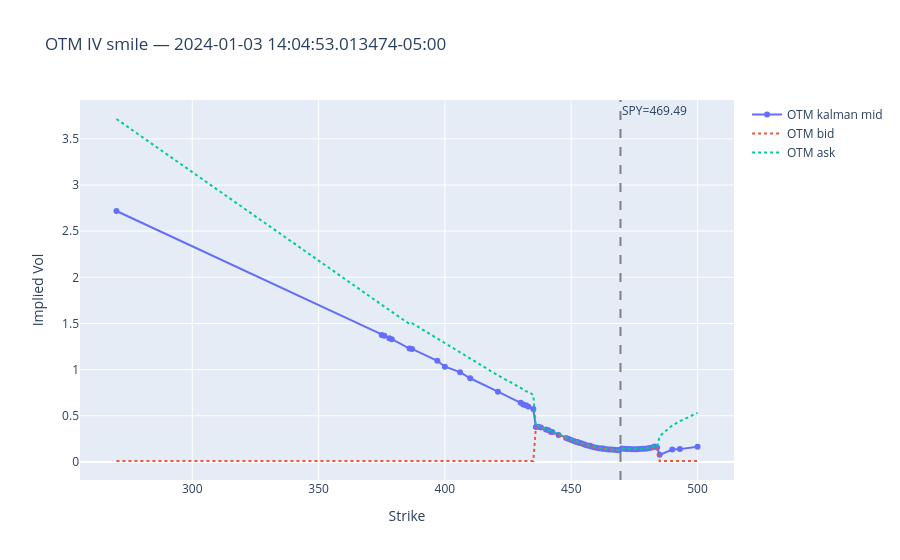

The code cell stored with this chart in its notebook:
### Code cell
spy_mid = df_spy.filter(pl.col("ts_ns") <= snapshot_ts)["price"][-1]

otm_strikes = sorted(set(strikes_C) | set(strikes_P))
otm_mid, otm_bid, otm_ask = [], [], []

for k in otm_strikes:
    K_int = int(k)
    has_C = f"kalman_iv_{K_int}_C" in row.columns
    has_P = f"kalman_iv_{K_int}_P" in row.columns

    bid_C = row[f"bid_iv_{K_int}_C"][0] if has_C else None
    ask_C = row[f"ask_iv_{K_int}_C"][0] if has_C else None
    bid_P = row[f"bid_iv_{K_int}_P"][0] if has_P else None
    ask_P = row[f"ask_iv_{K_int}_P"][0] if has_P else None

    if has_C and has_P and None not in (bid_C, ask_C, bid_P, ask_P):
        i_bid = max(bid_C, bid_P)
        i_ask = min(ask_C, ask_P)
        if i_bid <= i_ask:
            # spreads overlap → use intersection
            otm_bid.append(i_bid)
            otm_ask.append(i_ask)
            otm_mid.append((i_bid + i_ask) / 2)
        else:
            # no overlap → use OTM leg
            if k > spy_mid:
                otm_bid.append(bid_C)
                otm_ask.append(ask_C)
                otm_mid.append(row[f"kalman_iv_{K_int}_C"][0])
            else:
                otm_bid.append(bid_P)
                otm_ask.append(ask_P)
                otm_mid.append(row[f"kalman_iv_{K_int}_P"][0])
    elif has_C and None not in (bid_C, ask_C):
        otm_bid.append(bid_C)
        otm_ask.append(ask_C)
        otm_mid.append(row[f"kalman_iv_{K_int}_C"][0])
    elif has_P and None not in (bid_P, ask_P):
        otm_bid.append(bid_P)
        otm_ask.append(ask_P)
        otm_mid.append(row[f"kalman_iv_{K_int}_P"][0])
    else:
        otm_bid.append(None)
        otm_ask.append(None)
        otm_mid.append(None)

fig = go.Figure()
fig.add_trace(go.Scatter(x=otm_strikes, y=otm_mid, mode="lines+markers", name="OTM kalman mid"))
fig.add_trace(
    go.Scatter(x=otm_strikes, y=otm_bid, mode="lines", name="OTM bid", line=dict(dash="dot"))
)
fig.add_trace(
    go.Scatter(x=otm_strikes, y=otm_ask, mode="lines", name="OTM ask", line=dict(dash="dot"))
)
fig.add_vline(x=spy_mid, line_dash="dash", line_color="gray", annotation_text=f"SPY={spy_mid:.2f}")
fig.update_layout(
    title=f"OTM IV smile — {snapshot_ts}",
    xaxis_title="Strike",
    yaxis_title="Implied Vol",
)
fig.show()

### Figure 1 — Plotly figure (JSON) as saved in the notebook; plotly's stock layout.template omitted (floating-point values rounded to 4 significant figures)
{"data": [{"mode": "lines+markers", "name": "OTM kalman mid", "type": "scatter", "x": [270, 375, 376, 378, 379, 386, 387, 397, 400, 406, 410, 421, 430, 431, 432, 433, 435, 436, 437, 438, 440, 441, 442, 442.5, 445, 448, 449, 450, 451, 452, 452.5, 453, 454, 455, 456, 457, 457.5, 458, 459, 460, 461, 462, 462.5, 463, 464, 465, 466, 467, 468, 469, 470, 471, 472, 473, 474, 475, 476, 477, 478, 479, 480, 481, 482, 483, 484, 485, 490, 493, 500], "y": [2.718, 1.376, 1.366, 1.34, 1.33, 1.228, 1.224, 1.096, 1.031, 0.9727, 0.9064, 0.7605, 0.6403, 0.622, 0.6133, 0.6007, 0.5722, 0.3774, 0.3818, 0.3731, 0.3515, 0.3423, 0.3247, 0.3247, 0.2922, 0.2596, 0.2479, 0.2372, 0.2267, 0.2167, 0.2167, 0.2088, 0.2029, 0.1914, 0.18, 0.1746, 0.1746, 0.1679, 0.1598, 0.1541, 0.1491, 0.1446, 0.1446, 0.1421, 0.1378, 0.1359, 0.1333, 0.1309, 0.1283, 0.1254, 0.1447, 0.142, 0.1402, 0.1387, 0.138, 0.1374, 0.1377, 0.14, 0.1415, 0.1433, 0.1467, 0.152, 0.1555, 0.1658, 0.1551, 0.07666, 0.1344, 0.1387, 0.1644]}, {"line": {"dash": "dot"}, "mode": "lines", "name": "OTM bid", "type": "scatter", "x": [270, 375, 376, 378, 379, 386, 387, 397, 400, 406, 410, 421, 430, 431, 432, 433, 435, 436, 437, 438, 440, 441, 442, 442.5, 445, 448, 449, 450, 451, 452, 452.5, 453, 454, 455, 456, 457, 457.5, 458, 459, 460, 461, 462, 462.5, 463, 464, 465, 466, 467, 468, 469, 470, 471, 472, 473, 474, 475, 476, 477, 478, 479, 480, 481, 482, 483, 484, 485, 490, 493, 500], "y": [0.01, 0.01, 0.01, 0.01, 0.01, 0.01, 0.01, 0.01, 0.01, 0.01, 0.01, 0.01, 0.01, 0.01, 0.01, 0.01, 0.01, 0.3699, 0.3746, 0.3649, 0.3436, 0.3351, 0.3172, 0.3172, 0.2853, 0.2533, 0.2426, 0.2318, 0.2211, 0.2103, 0.2103, 0.2023, 0.1988, 0.1875, 0.1764, 0.1717, 0.1717, 0.1653, 0.1576, 0.1524, 0.1471, 0.1435, 0.1435, 0.1413, 0.1369, 0.1353, 0.1329, 0.1306, 0.128, 0.1251, 0.1436, 0.1413, 0.1397, 0.1384, 0.1377, 0.137, 0.137, 0.1392, 0.1402, 0.1413, 0.1445, 0.1489, 0.1512, 0.1612, 0.1523, 0.01, 0.01, 0.01, 0.01]}, {"line": {"dash": "dot"}, "mode": "lines", "name": "OTM ask", "type": "scatter", "x": [270, 375, 376, 378, 379, 386, 387, 397, 400, 406, 410, 421, 430, 431, 432, 433, 435, 436, 437, 438, 440, 441, 442, 442.5, 445, 448, 449, 450, 451, 452, 452.5, 453, 454, 455, 456, 457, 457.5, 458, 459, 460, 461, 462, 462.5, 463, 464, 465, 466, 467, 468, 469, 470, 471, 472, 473, 474, 475, 476, 477, 478, 479, 480, 481, 482, 483, 484, 485, 490, 493, 500], "y": [3.715, 1.695, 1.683, 1.639, 1.626, 1.494, 1.503, 1.337, 1.288, 1.191, 1.127, 0.9374, 0.803, 0.7815, 0.7654, 0.7632, 0.7246, 0.3875, 0.3924, 0.3814, 0.3595, 0.3506, 0.3322, 0.3322, 0.2991, 0.2659, 0.2548, 0.2437, 0.2325, 0.2213, 0.2213, 0.213, 0.2071, 0.1953, 0.1835, 0.1775, 0.1775, 0.1702, 0.1618, 0.1558, 0.1499, 0.1456, 0.1456, 0.143, 0.1382, 0.1364, 0.1338, 0.1314, 0.1288, 0.1259, 0.145, 0.1427, 0.1413, 0.1393, 0.1388, 0.1383, 0.1387, 0.1413, 0.1429, 0.1453, 0.1489, 0.1552, 0.1599, 0.1704, 0.161, 0.2791, 0.3967, 0.4411, 0.5321]}], "layout": {"annotations": [{"showarrow": false, "text": "SPY=469.49", "x": 469.5, "xanchor": "left", "xref": "x", "y": 1, "yanchor": "top", "yref": "y domain"}], "shapes": [{"line": {"color": "gray", "dash": "dash"}, "type": "line", "x0": 469.5, "x1": 469.5, "xref": "x", "y0": 0, "y1": 1, "yref": "y domain"}], "title": {"text": "OTM IV smile — 2024-01-03 14:04:53.013474-05:00"}, "xaxis": {"title": {"text": "Strike"}}, "yaxis": {"title": {"text": "Implied Vol"}}}}
